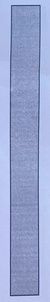
%> input picture data/RECT.jpg, 50 x 302 px, shrunk from 308 x 1855 before the run
$ octave demo_pipeline.m   (GNU Octave 9; MATLAB toolbox functions it lacks are replaced by stand-ins)
%> lines starting %> are read from the running program, lines starting %| are printed output that depends on the picture; in (x1, y1, x2, y2) boxes, pixels count from 0 and x2, y2 are one past the last pixel; in counts of white or black regions, pixels touching at a corner belong together; the program's own positions count from 1
### computeASOP.m
function [asop, PN_rect, bwRect] = computeASOP(rectROI)
%COMPUTEASOP  Actual Size Of One Pixel from the RECT scale reference.
%
%   [asop, PN_rect, bwRect] = computeASOP(rectROI) implements Section 2.5.1
%   and Eq.(6) of the manuscript. The rectangular ruler on the background
%   board is 10 x 100 mm, i.e. an actual area of 1000 mm^2.
%
%   Processing chain (Fig. A5):
%       (a) RECT crop (from YOLO)
%       (b) local adaptive threshold
%       (c) binarisation
%       (d) closing operation
%       (e) filling operation
%   PN_rect is then the number of white (==1) pixels in the filled binary
%   image.
%
%   Eq.(6):  ASOP = sqrt( S_real / PN_rect )      [mm per pixel]
%   with S_real = 1000 mm^2. Returning the side length of one pixel lets us
%   convert lengths with a single factor (px * ASOP) and areas with ASOP^2
%   (px * ASOP^2 -> mm^2).

    S_real = 1000;   % mm^2, RECT = 10 x 100 mm

    g = toGray(rectROI);

    % (b) local adaptive threshold + (c) binarisation.
    T  = adaptthresh(g, 0.5, 'ForegroundPolarity', 'dark', ...
                     'NeighborhoodSize', 2*floor(size(g)/16)+1);
    bw = imbinarize(g, T);
    % RECT is the dark ruler on a light board -> foreground is the dark part.
    if mean(bw(:)) > 0.5
        bw = ~bw;
    end

    % (d) closing then (e) filling to obtain a solid rectangle.
    bw = imclose(bw, strel('disk', 5));
    bw = imfill(bw, 'holes');

    % Keep only the largest connected component (the ruler itself).
    bw = bwareafilt(bw, 1);

    PN_rect = nnz(bw);
    asop    = sqrt(S_real / max(PN_rect, 1));
    bwRect  = bw;
end

function g = toGray(im)
    if size(im, 3) == 3
        g = rgb2gray(im);
    else
        g = im;
    end
    if ~isa(g, 'uint8')
        g = im2uint8(g);
    end
end

### preprocessSpike.m
function [BEWA, BEOA, BA, ExBimg] = preprocessSpike(ewaROI)
%PREPROCESSSPIKE  Excess-Blue preprocessing of the ear-with-awns crop.
%
%   [BEWA, BEOA, BA, ExBimg] = preprocessSpike(ewaROI) reproduces the awn
%   extraction of the original code (extract_awn.m) and Section 2.5.2:
%
%     1. Excess-Blue index on the RAW double channels (Eq.7):
%           ExB = 2.7*B - R - G
%        The wheat spike (yellow/brown) is much less blue than the bluish
%        cardboard, so it appears DARK in ExB.
%     2. Local adaptive threshold with dark foreground polarity, then
%        binarise and INVERT to obtain the whole spike:
%           T     = adaptthresh(ExB, 0.4, 'ForegroundPolarity','dark',
%                               'Statistic','mean');
%           spike = ~imbinarize(ExB, T);
%     3. Remove small regions (area < 200) and fill small holes (< 100)
%        -> BEWA (complete spike: ear body + awns).
%     4. Opening with a disk removes the thin awns -> BEOA (ear body).
%     5. BA = BEWA - BEOA -> the awns only.
%
%   The opening disk radius is calibrated to the crop width (15 px at the
%   ~1043 px reference width the method was tuned on).

    rgb = im2double(ewaROI);
    R = rgb(:,:,1);  G = rgb(:,:,2);  B = rgb(:,:,3);

    % --- Eq.(7): Excess-Blue on raw channels ----------------------------
    ExBimg = 2.7*B - R - G;

    % --- adaptive threshold (dark foreground) + invert -> spike ---------
    T   = adaptthresh(ExBimg, 0.4, 'ForegroundPolarity', 'dark', ...
                      'Statistic', 'mean');
    BW  = imbinarize(ExBimg, T);
    spike = ~BW;

    % --- clean: drop small blobs, fill small holes ----------------------
    spike = bwareaopen(spike, 200);
    spike = fillsmallholes(spike, 100);
    BEWA  = spike;

    % --- opening removes the thin awns -> ear body BEOA -----------------
    rOpen = max(8, round(15/1043 * size(BEWA, 2)));   % 15 px @ 1043 px wide
    BEOA  = imopen(BEWA, strel('disk', rOpen));

    % --- awns = spike minus ear body ------------------------------------
    BA = BEWA & ~BEOA;
    BA = bwareaopen(BA, 20);
end

### fillsmallholes.m
function new = fillsmallholes(bw, threshold)
%FILLSMALLHOLES  Fill only holes smaller than THRESHOLD pixels.
%   Holes (background regions enclosed by foreground) with area < threshold
%   are filled; larger holes are left open. Ported from the original code.

    filled     = imfill(bw, 'holes');
    holes      = filled & ~bw;
    bigholes   = bwareaopen(holes, threshold);
    smallholes = holes & ~bigholes;
    new        = bw | smallholes;
end

### measureAwnNumber.m
function [AN, counts, sortedCounts] = measureAwnNumber(BEOA, BA)
%MEASUREAWNNUMBER  Awn number by convex-hull / skeleton intersections.
%
%   [AN, counts, sortedCounts] = measureAwnNumber(BEOA, BA) implements
%   Section 2.5.2(2) and Table A3 (AN).
%
%   Idea (Fig.2g-k): the awn skeleton (SKBA) radiates outward from the ear
%   body. The convex hull of the ear body (CBEOA) is progressively dilated;
%   at each dilation step the number of points where the hull boundary
%   crosses the awn skeleton estimates the awn number. Because the count
%   depends on the dilation ("expansion threshold"), the hull is expanded in
%   50 steps, the step size being 1/50 of the image height and the final
%   step equal to the full height.
%
%   The 50 intersection counts are stored in COUNTS, sorted ascending into
%   SORTEDCOUNTS, and summarised three ways (Table A3):
%       ME = mean, MD = median, TQ = third quartile (75th percentile).
%   The paper reports TQ as the most accurate, so AN returns the TQ value;
%   AN.ME / AN.MD / AN.TQ give all three.

    H = size(BEOA, 1);

    % (h) skeleton of the awns, spurs pruned (original used MinBranchLength 5
    % + small-component removal); (g) convex hull of the ear body.
    SKBA = bwskel(logical(BA), 'MinBranchLength', 5);
    SKBA = bwareaopen(SKBA, 20);
    CBEOA = bwconvhull(logical(BEOA));

    % Distance to the ear-body convex hull, computed ONCE. Dilating the hull
    % by radius r (Euclidean) is exactly {D <= r}; a thin band |D - r| <= w
    % is the (thick) expanded hull contour - matching the original code that
    % drew the hull boundary and dilated it by a disk of radius 3 before
    % intersecting with the awn skeleton. This avoids 50 slow imdilate calls.
    D = bwdist(CBEOA);
    band = 1.5;                                   % ~3 px thick ring (disk 3)

    nSteps = 50;
    counts = zeros(1, nSteps);
    for k = 1:nSteps
        radius = k * H / nSteps;                   % step = H/50, end = H
        ring = abs(D - radius) <= band;            % expanded hull contour
        inter = ring & SKBA;                       % (i)/(j) contour ∩ skeleton
        % Each awn crosses the contour as one small blob -> count blobs.
        counts(k) = numComponents(inter);
    end

    sortedCounts = sort(counts, 'ascend');       % array A'

    AN     = struct();
    AN.ME  = mean(sortedCounts);                 % ME
    AN.MD  = median(sortedCounts);               % MD
    AN.TQ  = quantile(sortedCounts, 0.75);       % TQ (recommended)
    AN.value = AN.TQ;                            % default reported statistic
end

% [8 lines left out: function numComponents, not called in this run]

### demo_pipeline.m
% demo_pipeline.m
% ===========================================================================
% Complete 4-stage demo on the bundled ./data folder.
%
% The data/ folder contains one spike's worth of files, mapped to the stages:
%   Stage 1 (input+output) : 'original image.jpg' + 'original image.txt'
%                            (full image + YOLO RECT/EOA/EWA detection)
%   Stage 2 (crops)        : RECT.jpg, EWA.jpg, EOA.jpg
%   Stage 3 (grain model)  : EOA-w.jpg (square, white pad) is the grain-YOLO
%                            input; EOA-w.txt is its output. EOA-b.jpg
%                            (square, black pad) is used for the ear mask.
%
% Because the provided crops are full resolution while 'original image.jpg'
% is a low-res preview, this demo consumes the PROVIDED intermediate files
% directly (it does not re-crop). Each block is labelled with its stage.
% ===========================================================================

here    = fileparts(mfilename('fullpath'));
addpath(here);
dataDir = fullfile(here, 'data');

% ---- Stage 1 : original image + detection (given) -------------------------
origImg = fullfile(dataDir, 'original image.jpg');
detTxt  = fullfile(dataDir, 'original image.txt');
ii = imfinfo(origImg);
fprintf('[Stage 1] %s (%dx%d)  detection: %s\n', 'original image.jpg', ...
        ii.Width, ii.Height, 'original image.txt');

% ---- Stage 2 : ear size (DL) from the provided EOA crop -------------------
rectImg = imread(fullfile(dataDir, 'RECT.jpg'));
%> rectImg is the input picture: size 302x50x3 uint8; mean R, G, B 154.1, 167, 209.3
ewaImg  = imread(fullfile(dataDir, 'EWA.jpg'));
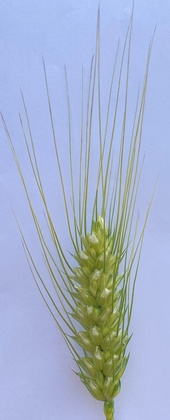
%> input picture data/EWA.jpg, 170 x 420 px, shrunk from 1043 x 2583 before the run
%> ewaImg is the input picture: size 420x170x3 uint8; mean R, G, B 165.4, 177.9, 204.9
eoaImg  = imread(fullfile(dataDir, 'EOA.jpg'));
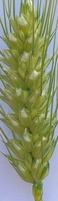
%> input picture data/EOA.jpg, 58 x 201 px, shrunk from 355 x 1237 before the run
%> eoaImg is the input picture: size 201x58x3 uint8; mean R, G, B 136.7, 145.2, 109
EL_DL_px = size(eoaImg, 1);      % crop height = ear length
%> EL_DL_px = 201
EW_DL_px = size(eoaImg, 2);      % crop width  = ear width
%> EW_DL_px = 58
fprintf('[Stage 2] ear size (px): EL=%d EW=%d\n', EL_DL_px, EW_DL_px);
%| [Stage 2] ear size (px): EL=201 EW=58

% ---- Stage 3 : ASOP + awn traits; grain detection output (given) ---------
[asop, PN_rect] = computeASOP(rectImg);
%> in computeASOP, `bw = imbinarize(g, T);`: bw: size 302x50 logical; 94.7% white; black in thin lines or dots, all inside (x1, y1, x2, y2) = (10, 5, 41, 296)
%> in computeASOP, `bw = imclose(bw, strel('disk', 5));`: bw: size 302x50 logical; 6.5% white; 1 white region, box (x1, y1, x2, y2) and area: (10, 5, 41, 296) 976
%> in computeASOP, `bw = imfill(bw, 'holes');`:
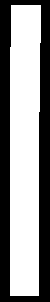
%> bw: size 302x50 logical; 56.6% white; 1 black region, box (x1, y1, x2, y2) and area: (0, 0, 50, 302) 6558
%> in computeASOP, `PN_rect = nnz(bw);`: PN_rect = 8542
%> in computeASOP, `asop    = sqrt(S_real / max(PN_rect, 1));`: asop = 0.342
%> asop = 0.342; PN_rect = 8542
[BEWA, BEOA_ewa, BA] = preprocessSpike(ewaImg);
%> in preprocessSpike, `ExBimg = 2.7*B - R - G;`:
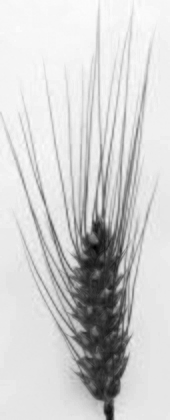
%> ExBimg: size 420x170 double; min -0.792, max 1.19, mean 0.823; drawn with min black and max white
%> in preprocessSpike, `T   = adaptthresh(ExBimg, 0.4, 'ForegroundPolarity', 'dark', 'Statisti..`:
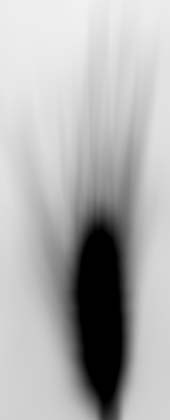
%> T: size 420x170 double; min 0, max 0.947, mean 0.69
%> in preprocessSpike, `BW  = imbinarize(ExBimg, T);`:
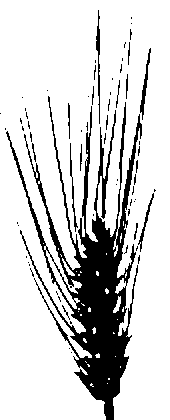
%> BW: size 420x170 logical; 82.4% white; 67 black regions (51 under 20 px), largest, box (x1, y1, x2, y2) and area: (6, 96, 142, 420) 11201, (96, 10, 100, 124) 210, (140, 48, 151, 120) 202
%> in fillsmallholes, `filled     = imfill(bw, 'holes');`: filled: size 420x170 logical; 17.4% white; 3 white regions, box (x1, y1, x2, y2) and area: (6, 96, 142, 420) 12014, (96, 10, 100, 124) 210, (140, 48, 151, 120) 202
%> in fillsmallholes, `holes      = filled & ~bw;`: holes: size 420x170 logical; 1.1% white; 42 white regions (37 under 20 px), largest, box (x1, y1, x2, y2) and area: (44, 246, 80, 309) 328, (115, 278, 126, 294) 85, (113, 296, 121, 313) 66, (62, 258, 75, 276) 65, (113, 229, 118, 257) 57
%> in fillsmallholes, `bigholes   = bwareaopen(holes, threshold);`: bigholes: size 420x170 logical; 0.46% white; 1 white region, box (x1, y1, x2, y2) and area: (44, 246, 80, 309) 328
%> in fillsmallholes, `new        = bw | smallholes;`: new: size 420x170 logical; 16.9% white; 3 white regions, box (x1, y1, x2, y2) and area: (6, 96, 142, 420) 11686, (96, 10, 100, 124) 210, (140, 48, 151, 120) 202
%> in preprocessSpike, `BEOA  = imopen(BEWA, strel('disk', rOpen));`: BEOA: size 420x170 logical; 9.1% white; 1 white region, box (x1, y1, x2, y2) and area: (75, 235, 127, 402) 6512
%> in preprocessSpike, `BA = BEWA & ~BEOA;`:
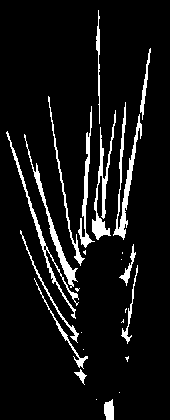
%> BA: size 420x170 logical; 7.8% white; 25 white regions (11 under 20 px), largest, box (x1, y1, x2, y2) and area: (113, 102, 142, 240) 878, (92, 110, 116, 240) 772, (6, 131, 79, 319) 699
AN = measureAwnNumber(BEOA_ewa, BA);
%> the run ends on the next line
